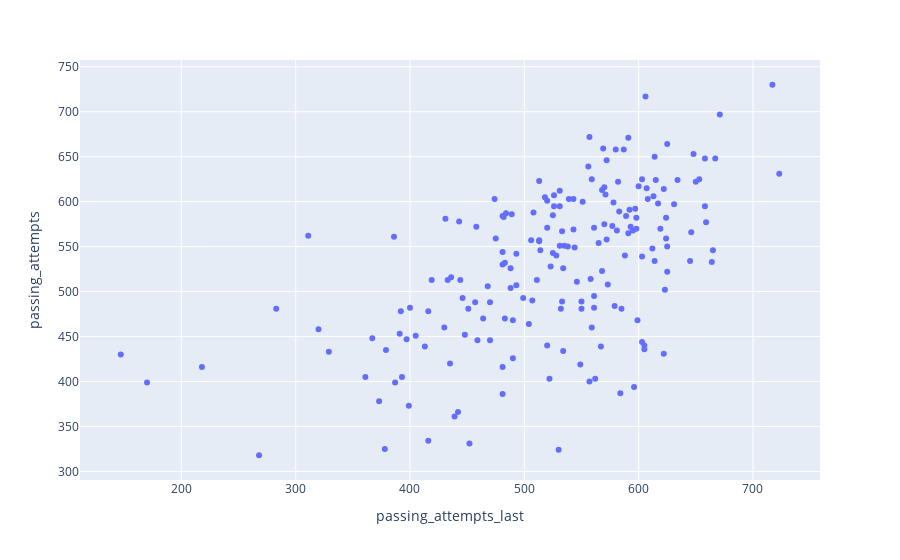

Source (notebook cell):
### Code cell
fig = px.scatter(df, x="passing_attempts_last", y="passing_attempts",
                 hover_data=["passer", "season", "age"]
                )
fig.show()

### Figure 1 — Plotly figure (JSON) as saved in the notebook; plotly's stock layout.template omitted (floating-point values rounded to 4 significant figures; data arrays with more than 128 entries replaced by an {"elided": "..."} marker saying what was removed)
{"data": [{"customdata": {"elided": "188x3 mixed values"}, "hovertemplate": "passing_attempts_last=%{x}<br>passing_attempts=%{y}<br>passer=%{customdata[0]}<br>season=%{customdata[1]}<br>age=%{customdata[2]}<extra></extra>", "legendgroup": "", "marker": {"color": "#636efa", "symbol": "circle"}, "mode": "markers", "name": "", "orientation": "v", "showlegend": false, "type": "scatter", "x": {"elided": "188 int values"}, "xaxis": "x", "y": {"elided": "188 int values"}, "yaxis": "y"}], "layout": {"legend": {"tracegroupgap": 0}, "margin": {"t": 60}, "xaxis": {"anchor": "y", "domain": [0, 1], "title": {"text": "passing_attempts_last"}}, "yaxis": {"anchor": "x", "domain": [0, 1], "title": {"text": "passing_attempts"}}}}
